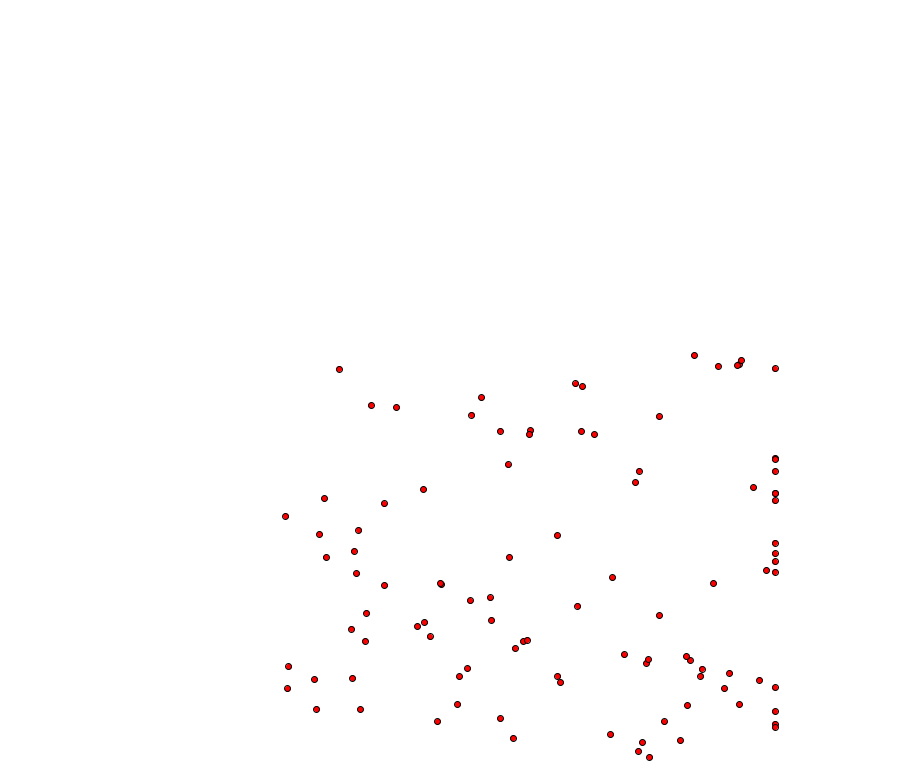
Frame 1 (no input)
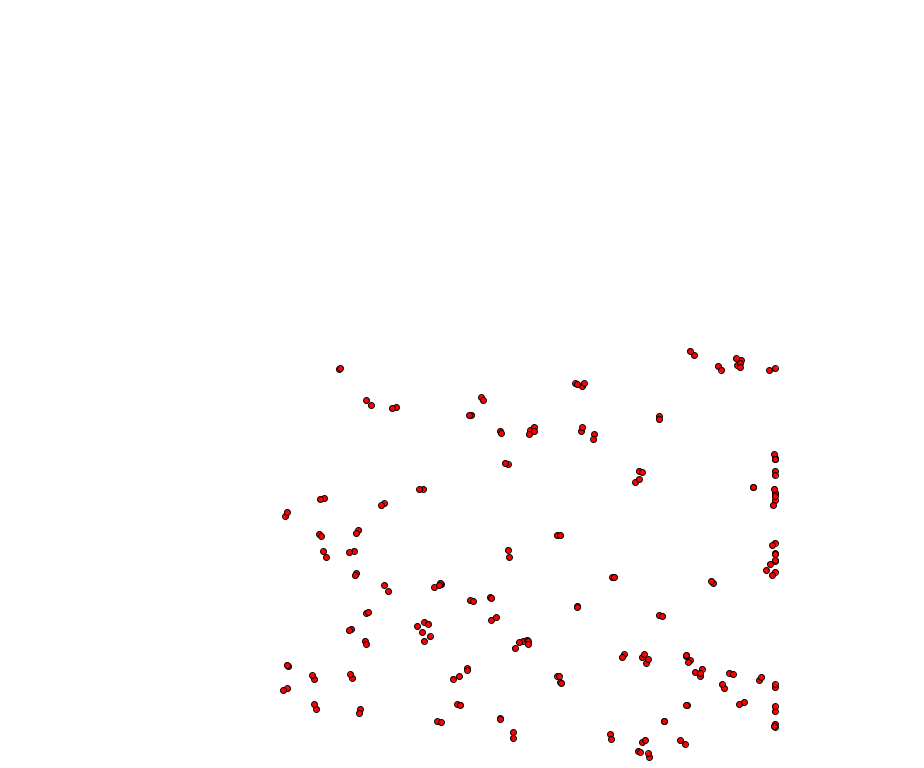
Frame 2 (the mouse pressed at the canvas centre, redrawn once)

The Processing sketch that drew these frames (run headless with seeded random() and noise(); the mouse was pressed at the canvas centre and the sketch redrawn once):

// Processing sketch: C4_1_BallTest
// ── C4_1_BallTest.pde
float mols = 100;
int numballs = Math.round(mols);
int min,max;
double rand;
float startvolume = 600.0;
long px, py;

Ball[] suakii =  new Ball[numballs];

void setup() {
  size(924,768);
  smooth();
  background(255);
  
  placeBalls();
  
    
  noLoop();
  
}

void draw() {
  
  drawBalls();
    
  
}
boolean isClick = false;
void mouseClicked() {
  isClick = !isClick;
  if (isClick)
    loop();
  else
    noLoop();
}

void placeBalls() { 
  for (int i = 0; i < numballs; i++) {
     max = height-10;
     min = height-10 -400;
     rand = Math.random() * (max - min) + min;
     py = Math.round(rand);
     
     max = 275 + Math.round(startvolume);
     min = 275;
     rand = Math.random() * (max - min) + min;
     px = Math.round(rand);
     suakii[i] = new Ball(new PVector(px, py));
     
  }
}

void drawBalls() {  //draw balls within the area each frame
  int speed = 4;
  for (int i = 0; i < numballs; i++) {
    suakii[i].setrectXY(500, -500);
    PVector force = new PVector(speed*random(-1,1), speed*random(-1,1));
    suakii[i].applyForce(force);
    suakii[i].run();
    
  }
}
// ── Ball.pde

class Ball
{
  
  PVector position;
  PVector velocity;
  PVector acceleration;
  
  //set bounds
  int rectx, recty;
  int rightb;// = 275 + rectx;
  int leftb;// = 275;
  int topb;// = height-10 +recty;
  int bottomb;// = height-10; 
  
  Ball( PVector l) {
    velocity = new PVector(0,0);
    position = l.copy();
    acceleration = new PVector(0,0);

  }
  
  void setrectXY(int rectx, int recty) {
    this.rectx = rectx;
    this.recty = recty;
    this.rightb = 275 + rectx;
    this.leftb = 275;
    this.topb = height - 10 + recty;
    this.bottomb = height - 10;
  }
  
  void run() {
    update();
    checkEdges();
    display();
  }
  
  void applyForce(PVector force) {
    PVector f = PVector.div(force, 1);
    acceleration.add(f);
  }
  
  void update() {
    velocity.add(acceleration);
    position.add(velocity);
    acceleration.mult(0);
    
    
  }
  void display() {
    stroke(0);
    fill(255,0,0);
    ellipse(position.x, position.y, 6, 6);
  }
  
  void checkEdges() {

     if (position.x > rightb) {
      position.x = rightb;
      velocity.x *= -1;
    } else if (position.x < leftb) {
      velocity.x *= -1;
      position.x = leftb;
    }

    if (position.y > bottomb) {
      velocity.y *= -1;
      position.y = bottomb;
    } else if (position.y < topb) {
      velocity.y *= -1;
      position.y = topb;
    }
 
  }
  
}
